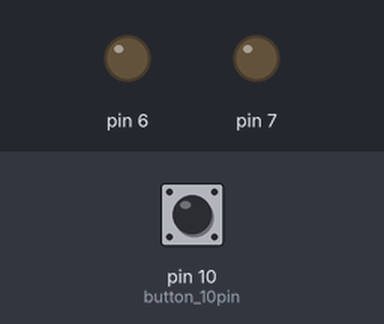
This sketch was run on a simulated Arduino Uno, built with avr-gcc and run on an emulated ATmega328P. Parts: output pins drawn as LEDs (lit = HIGH). Inputs (shaded band) come from the test bench; at power-on: pin 10 (button_10pin) HIGH.

Above: at 1.2 s.
1.3 s: pin 10 (button_10pin) pulled LOW for 0.25 s
At 2.2 s:
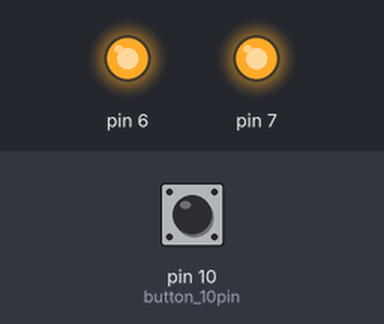
4.1 s: pin 10 (button_10pin) pulled LOW for 3.2 s
At 8.2 s:
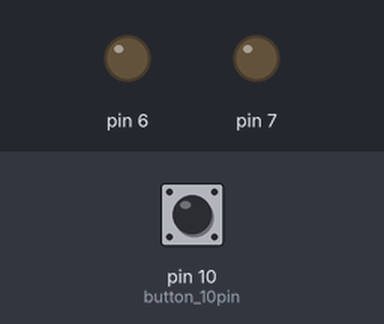
Timing chart, 0 to 9.7 s (numbered marks = the images above; inputs shaded):
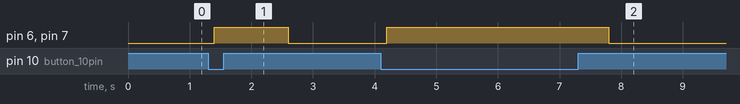

The sketch:

fanmotor_button_control.ino
```cpp
// 버튼을 누르면 팬모터 실행
// (+버튼 여러개 이용하여 방향 조절)

void setup() {
  pinMode(10,INPUT); // button 10pin
  pinMode(6,OUTPUT);
  pinMode(7,OUTPUT);

}

void loop() {
  if(digitalRead(10)==LOW)
  {
    digitalWrite(6,HIGH);
    digitalWrite(7,HIGH);
    delay(1000);
  }
  else
  {
    digitalWrite(6,LOW);
    digitalWrite(7,LOW);
  }
  delay(200);

}
```

Measured:
- after the input at 1.3 s, pin 6, pin 7: LOW → HIGH after 0.10 s, → LOW 1.2 s later
- after the input at 4.1 s, pin 6, pin 7: LOW → HIGH after 0.10 s, → LOW 3.6 s later
